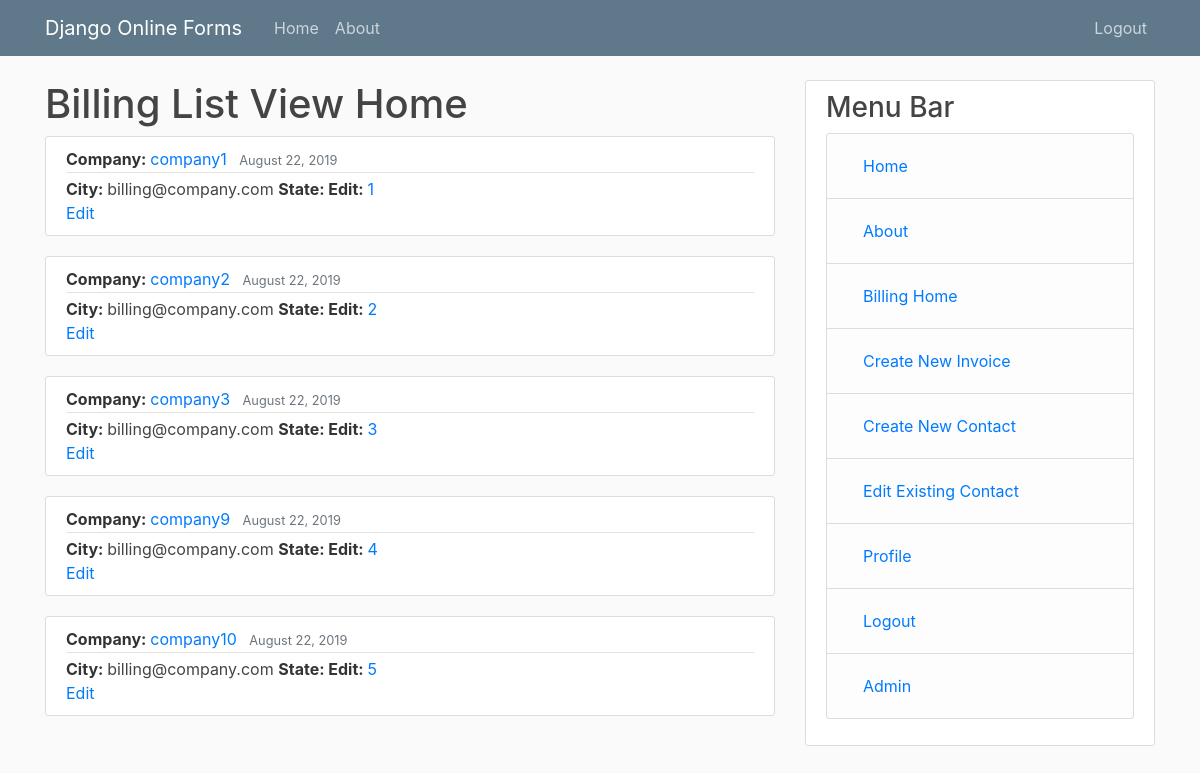
Page /billing/ (signed in) on the committed database.
### billing/models.py (models this page shows)
class BillHeader(models.Model):
    user = models.ForeignKey(User, on_delete = models.CASCADE, related_name = "user")
    date_created = models.DateTimeField(auto_now_add = True)
    date_submitted = models.DateTimeField(auto_now_add = False, null=True) # update when submitted
    submitted = models.BooleanField(default=False) # update when submitted
    company_name = models.CharField(max_length = 100)
    street_address = models.CharField(max_length = 100, default = "123 Internet Street")
    city = models.CharField(max_length = 100, default = "Downtown")
    state = models.CharField(max_length = 2, default = "CA", choices = STATE_CHOICES)
    phone = models.CharField(max_length = 10, default = "7601234567")
    email = models.EmailField(max_length = 100, default = "billing@company.com")

### billing/views.py (the view)
# urls.py: path('', views.BillListView.as_view(), name = 'billinghome')
@method_decorator(login_required, name = 'dispatch')
class BillListView(ListView):
    model = BillHeader
    paginate_by = 5  # if pagination is desired
    template_name = 'billing/billinghome.html'
    def get_context_data(self, **kwargs):
        context = super().get_context_data(**kwargs)
        context['now'] = timezone.now()
        context['title'] = 'Billing List View Home'
        return context
    def get_queryset(self):
        queryset = BillHeader.objects.filter(user = self.request.user)
        return queryset

### billing/templates/billing/billinghome.html (shortened to what this page needs)
{% extends "mainapp/base.html" %}
{% block content %}
    <h1>{{ title }}</h1>
    {% for post in object_list %}
        <article class="media content-section">
            <div class="media-body">
                <div class="article-metadata">
                <b>Company: </b>  <a class="mr-2" href="#">{{ post.company_name }}</a>
                <small class="text-muted">{{ post.date_created | date:"F d, Y" }}</small>
                </div>
                <b>City: </b>  <a class="article-title" href="#">{{ post.email }}</a>
                <b>State: </b>  <a class="article-content">{{ post.age }}</a>
                <b>Edit: </b>  <a class="article-content" href="{{ post.id }}/detail">{{ post.id }}</a>
                <br>
                <a class="article-content" href="{{ post.id }}/edit">Edit</a>
            </div>
        </article>
    {% empty %}
        <li>No articles yet.</li>
    {% endfor %}
{% endblock content %}

### mainapp/static/mainapp/main.css (style rules this page uses)
body { background: #fafafa; color: #333333; margin-top: 5rem; }
h1, h2, h3, h4, h5, h6 { color: #444444; }
.content-section { background: #ffffff; padding: 10px 20px; border: 1px solid #dddddd; border-radius: 3px; margin-bottom: 20px; }
.article-title { color: #444444; }
.article-content { white-space: pre-line; }
.article-metadata { padding-bottom: 1px; margin-bottom: 4px; border-bottom: 1px solid #e3e3e3 }

### rows in the picture
BillHeader: company_name "company1", date_created "August 22, 2019", email "billing@company.com", id "1"
BillHeader: company_name "company2", date_created "August 22, 2019", email "billing@company.com", id "2"
BillHeader: company_name "company3", date_created "August 22, 2019", email "billing@company.com", id "3"
BillHeader: company_name "company9", date_created "August 22, 2019", email "billing@company.com", id "4"
BillHeader: company_name "company10", date_created "August 22, 2019", email "billing@company.com", id "5"

### other values in the picture
{{ title }} "Billing List View Home"
